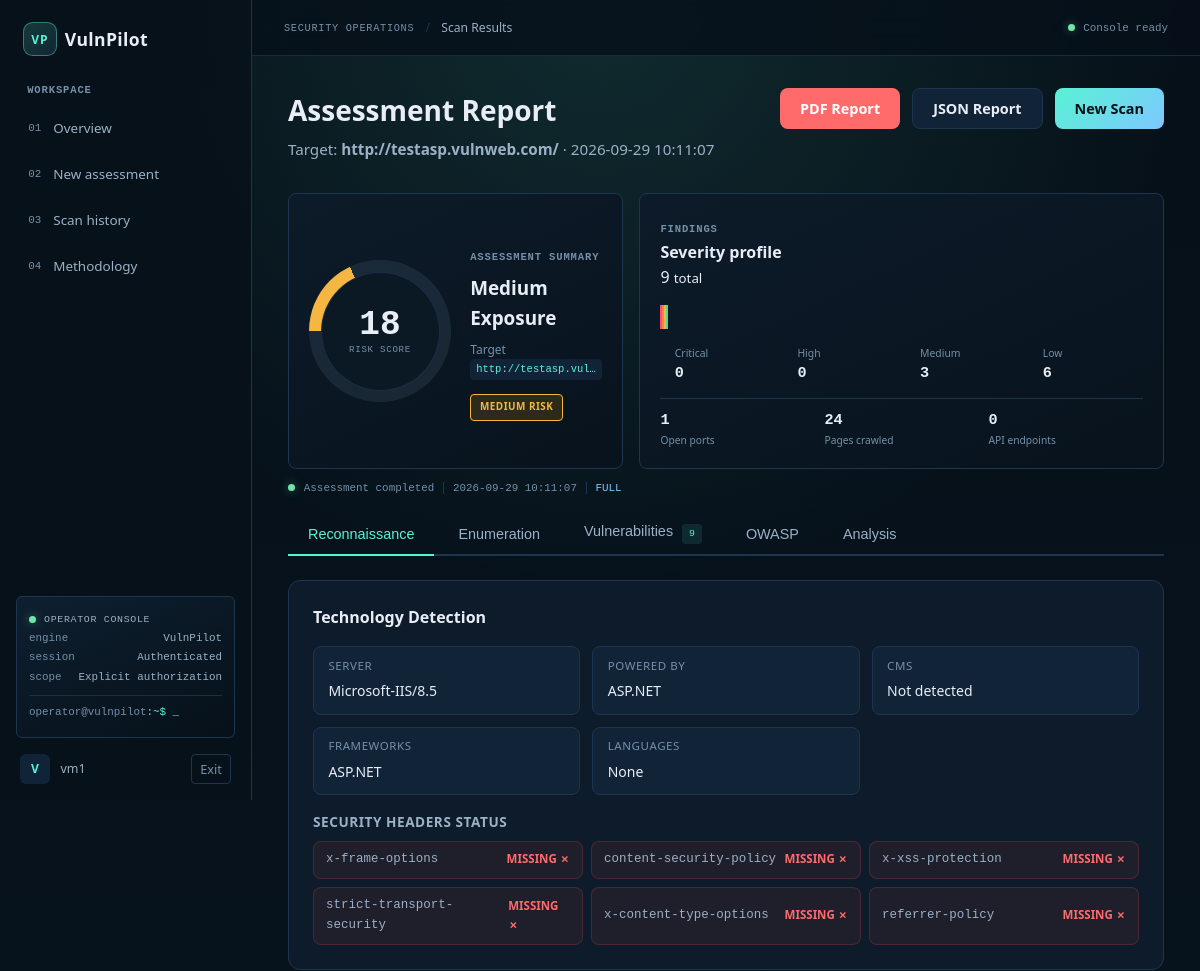
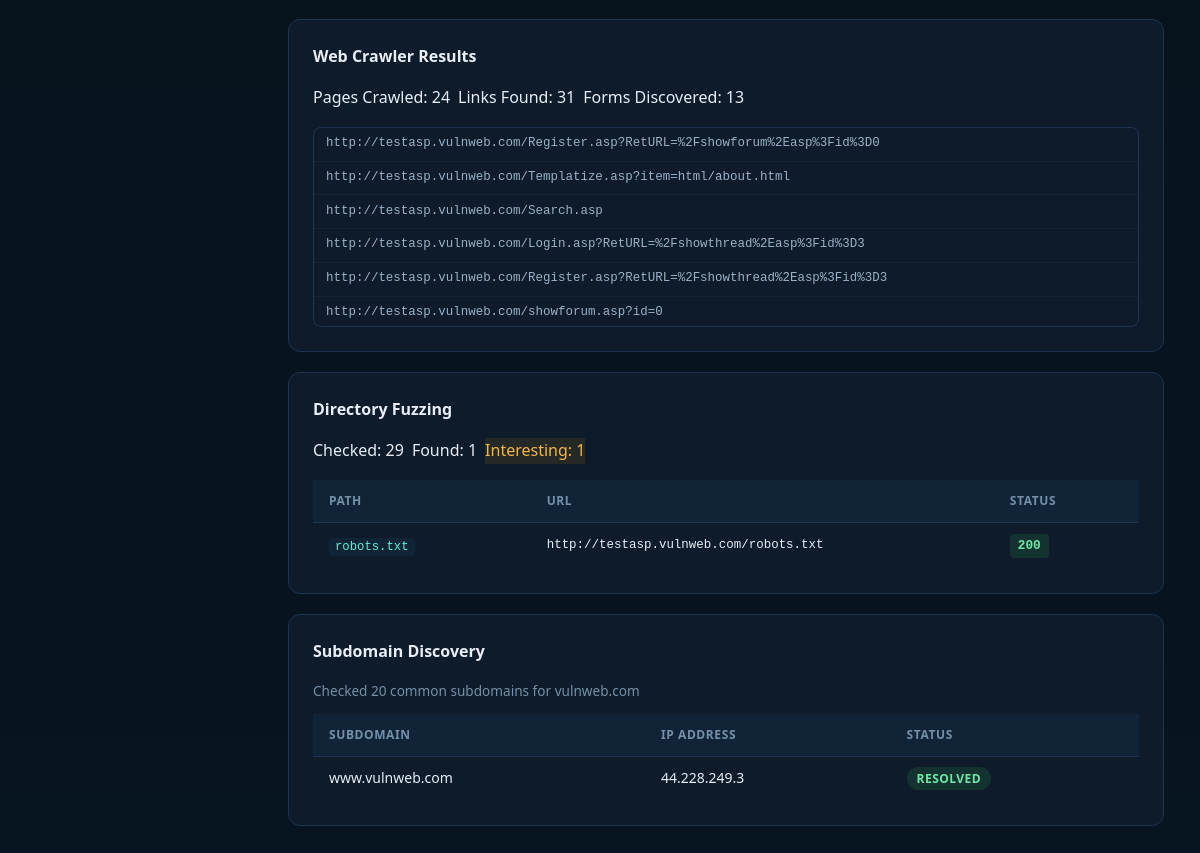
Screenshot of /scan/fe397b98-7b0f-49d2-a2c4-9207b77cdffa/results (signed in) with the database file from the repository (2 pictures, top to bottom).
### tables this page shows
CREATE TABLE scans (
                id TEXT PRIMARY KEY,
                user_id INTEGER NOT NULL,
                target TEXT NOT NULL,
                scan_type TEXT DEFAULT 'full',
                status TEXT DEFAULT 'running',
                results TEXT,
                critical_count INTEGER DEFAULT 0,
                high_count INTEGER DEFAULT 0,
                medium_count INTEGER DEFAULT 0,
                low_count INTEGER DEFAULT 0,
                created_at TIMESTAMP DEFAULT CURRENT_TIMESTAMP,
                updated_at TIMESTAMP DEFAULT CURRENT_TIMESTAMP,
                FOREIGN KEY (user_id) REFERENCES users(id)
            );

### app.py (the view)
@app.route('/scan/<scan_id>/results')
def scan_results(scan_id):
    if 'user_id' not in session:
        return redirect(url_for('login'))
    scan = db.get_scan(scan_id)
    if not scan:
        flash('Scan not found.', 'error')
        return redirect(url_for('history'))
    results = json.loads(scan['results']) if scan['results'] else {}
    return render_template('results.html', scan=scan, results=results)

### modules/database.py (called while the page is built)
    def get_conn(self):
        conn = sqlite3.connect(self.db_path)
        conn.row_factory = sqlite3.Row
        return conn

    def get_scan(self, scan_id):
        conn = self.get_conn()
        scan = conn.execute('SELECT * FROM scans WHERE id = ?', (scan_id,)).fetchone()
        conn.close()
        return dict(scan) if scan else None

### templates/results.html (shortened to what this page needs)
{% extends "base.html" %}
{% block extra_css %}
<link rel="stylesheet" href="{{ url_for('static', filename='css/results.css') }}">
{% endblock %}
{% block content %}
<div class="page-header">
    <div>
        <h1 class="page-title">Assessment Report</h1>
        <p class="page-subtitle">Target: <strong>{{ scan.target }}</strong> · {{ scan.created_at }}</p>
    </div>
    <div class="header-actions">
        <a href="{{ url_for('download_pdf', scan_id=scan.id) }}" class="btn-danger">PDF Report</a>
        <a href="{{ url_for('download_json', scan_id=scan.id) }}" class="btn-secondary">JSON Report</a>
        <a href="{{ url_for('scan') }}" class="btn-primary">New Scan</a>
    </div>
</div>
{% set analysis = results.get('analysis', {}) %}
{% set sc = analysis.get('severity_counts', {}) %}
{% set risk = analysis.get('overall_risk', 'Unknown') %}
{% set risk_score = [[analysis.get('risk_score', 0)|float, 0]|max, 100]|min %}
{% set total_findings = sc.values()|sum %}
<section class="results-overview" aria-label="Assessment risk overview">
    <div class="risk-summary-card">
        <div class="risk-gauge risk-gauge--{{ risk|lower }}" style="--score-angle: {{ risk_score * 3.6 }}deg" role="img" aria-label="Risk score {{ risk_score|round|int }} out of 100">
            <div class="risk-gauge-center"><strong>{{ risk_score|round|int }}</strong><span>RISK SCORE</span></div>
        </div>
        <div class="risk-summary-copy">
            <span class="section-kicker">ASSESSMENT SUMMARY</span>
            <h2>{{ risk }} exposure</h2>
            <p>Target <code>{{ scan.target }}</code></p>
            <span class="risk-badge risk-badge--{{ risk|lower }}">{{ risk }} risk</span>
        </div>
    </div>
    <div class="results-severity-card">
        <div class="chart-card-header">
            <div><span class="section-kicker">FINDINGS</span><h2 class="panel-title">Severity profile</h2></div>
            <span class="chart-total">{{ total_findings }} <small>total</small></span>
        </div>
        <div class="severity-stack" role="img" aria-label="{{ sc.get('Critical', 0) }} critical, {{ sc.get('High', 0) }} high, {{ sc.get('Medium', 0) }} medium, {{ sc.get('Low', 0) }} low findings">
            {% if total_findings %}
            <span class="severity-stack-segment severity-critical" style="width: {{ sc.get('Critical', 0) / total_findings * 100 }}%"></span>
            <span class="severity-stack-segment severity-high" style="width: {{ sc.get('High', 0) / total_findings * 100 }}%"></span>
            <span class="severity-stack-segment severity-medium" style="width: {{ sc.get('Medium', 0) / total_findings * 100 }}%"></span>
            <span class="severity-stack-segment severity-low" style="width: {{ sc.get('Low', 0) / total_findings * 100 }}%"></span>
            {% else %}<span class="severity-stack-empty"></span>{% endif %}
        </div>
        <div class="results-severity-grid">
            {% for level in ('Critical', 'High', 'Medium', 'Low') %}
            <div class="results-severity-item results-severity-item--{{ level|lower }}">
                <span>{{ level }}</span><strong>{{ sc.get(level, 0) }}</strong>
            </div>
            {% endfor %}
        </div>
        <div class="results-signal-row">
            <div><span>{{ results.get('ports', {}).get('open', [])|length }}</span><small>Open ports</small></div>
            <div><span>{{ results.get('crawl', {}).get('pages_crawled', 0) }}</span><small>Pages crawled</small></div>
            <div><span>{{ results.get('api', {}).get('found', [])|length }}</span><small>API endpoints</small></div>
        </div>
    </div>
</section>
<div class="results-target-line"><span class="console-indicator"></span><span>Assessment completed</span><span>{{ scan.created_at }}</span><span class="target-type">{{ scan.scan_type }}</span></div>
<div class="results-tabs">
    <button class="tab-btn active" data-tab="recon">Reconnaissance</button>
    <button class="tab-btn" data-tab="enum">Enumeration</button>
    <button class="tab-btn" data-tab="vulns">Vulnerabilities <span class="tab-count">{{ total_findings }}</span></button>
    <button class="tab-btn" data-tab="owasp">OWASP</button>
    <button class="tab-btn" data-tab="analysis">Analysis</button>
</div>
<div class="tab-content active" id="tab-recon">
    {% set tech = results.get('tech', {}) %}
    <div class="result-section">
        <h3 class="section-title">Technology Detection</h3>
        <div class="info-grid">
            <div class="info-item"><span class="info-label">Server</span><span class="info-value">{{ tech.get('server', 'Unknown') }}</span></div>
            <div class="info-item"><span class="info-label">Powered By</span><span class="info-value">{{ tech.get('powered_by', 'N/A') or 'N/A' }}</span></div>
            <div class="info-item"><span class="info-label">CMS</span><span class="info-value">{{ tech.get('cms', 'Not detected') or 'Not detected' }}</span></div>
            <div class="info-item"><span class="info-label">Frameworks</span><span class="info-value">{{ tech.get('frameworks', [])|join(', ') or 'None' }}</span></div>
            <div class="info-item"><span class="info-label">Languages</span><span class="info-value">{{ tech.get('languages', [])|join(', ') or 'None' }}</span></div>
        </div>
        {% if tech.get('interesting_headers') %}
        <h4 class="subsection-title">Security Headers Status</h4>
        <div class="headers-grid">
            {% for header, value in tech.get('interesting_headers', {}).items() %}
            <div class="header-item {% if value == 'MISSING' %}header-item--missing{% else %}header-item--present{% endif %}">
                <span class="header-name">{{ header }}</span>
                <span class="header-status">{{ 'MISSING ✗' if value == 'MISSING' else 'PRESENT ✓' }}</span>
            </div>
            {% endfor %}
        </div>
        {% endif %}
    </div>
    {% set crawl = results.get('crawl', {}) %}
    <div class="result-section">
        <h3 class="section-title">Web Crawler Results</h3>
        <div class="meta-row">
            <span class="meta-tag">Pages Crawled: {{ crawl.get('pages_crawled', 0) }}</span>
            <span class="meta-tag">Links Found: {{ crawl.get('links', [])|length }}</span>
            <span class="meta-tag">Forms Discovered: {{ crawl.get('forms', [])|length }}</span>
        </div>
        {% if crawl.get('links') %}
        <div class="scroll-list">
            {% for link in crawl.get('links', [])[:15] %}
            <div class="list-item">{{ link }}</div>
            {% endfor %}
        </div>
        {% endif %}
    </div>
    {% set dirs = results.get('dirs', {}) %}
    <div class="result-section">
        <h3 class="section-title">Directory Fuzzing</h3>
        <div class="meta-row">
            <span class="meta-tag">Checked: {{ dirs.get('total_checked', 0) }}</span>
            <span class="meta-tag">Found: {{ dirs.get('found', [])|length }}</span>
            <span class="meta-tag warning-tag">Interesting: {{ dirs.get('interesting', [])|length }}</span>
        </div>
        {% if dirs.get('interesting') %}
        <table class="data-table">
            <thead><tr><th>Path</th><th>URL</th><th>Status</th></tr></thead>
            <tbody>
                {% for d in dirs.get('interesting', []) %}
                <tr>
                    <td><code>{{ d.path }}</code></td>
                    <td class="url-cell">{{ d.url }}</td>
                    <td><span class="status-code status-{{ d.status }}">{{ d.status }}</span></td>
                </tr>
                {% endfor %}
            </tbody>
        </table>
        {% endif %}
    </div>
    {% set subs = results.get('subdomains', {}) %}
    <div class="result-section">
        <h3 class="section-title">Subdomain Discovery</h3>
        <p class="section-meta">Checked {{ subs.get('checked', 0) }} common subdomains for {{ subs.get('base_domain', '') }}</p>
        {% if subs.get('found') %}
        <table class="data-table">
            <thead><tr><th>Subdomain</th><th>IP Address</th><th>Status</th></tr></thead>
            <tbody>
                {% for s in subs.get('found', []) %}
                <tr><td>{{ s.subdomain }}</td><td>{{ s.ip }}</td><td><span class="badge badge--completed">{{ s.status }}</span></td></tr>
                {% endfor %}
            </tbody>
        </table>
        {% else %}
        <p class="muted">No subdomains resolved.</p>
        {% endif %}
    </div>
</div>
    {% set ports = results.get('ports', {}) %}
    {% set services = results.get('services', {}) %}
    {% set os = results.get('os', {}) %}
    {% set headers = results.get('headers', {}) %}
    {% set ssl = results.get('ssl', {}) %}
        {% set ssl_info = ssl.get('info', {}) %}
    {% set api = results.get('api', {}) %}
    {% set owasp = results.get('owasp', {}) %}
{% endblock %}

### static/css/main.css (style rules this page uses)
:root { --bg-primary: #07111a; --bg-secondary: #0d1b2a; --bg-tertiary: #112437; --border: #1e3550; --text-primary: #e8edf6; --text-secondary: #9bb1c7; --text-muted: #7590a9; --accent: #59f2d4; --accent-dark: #2ad1b0; --accent-strong: #7dc8ff; --success: #6ee7a8; --warning: #f7c873; --danger: #ff6b6b; --critical: #ff4d7a; --high: #ff7f50; --medium: #f5b642; --low: #58d68d; --info: #6bb8ff; --radius: 8px; --radius-lg: 12px; --shadow: 0 4px 16px rgba(0,0,0,0.4); --shadow-sm: 0 2px 8px rgba(0,0,0,0.3); --font: 'Segoe UI', system-ui, -apple-system, sans-serif; --font-mono: 'Cascadia Code', 'Fira Code', 'Consolas', monospace; --nav-height: 64px; }
*, *::before, *::after { box-sizing: border-box; margin: 0; padding: 0; }
html { scroll-behavior: smooth; }
body { font-family: var(--font); background: radial-gradient(circle at top, rgba(89, 242, 212, 0.12), transparent 30%), linear-gradient(180deg, #061018 0%, #071421 100%); color: var(--text-primary); min-height: 100vh; line-height: 1.6; }
a { color: var(--accent); text-decoration: none; }
code { font-family: var(--font-mono); background: var(--bg-tertiary); padding: 2px 6px; border-radius: 4px; font-size: 0.875em; color: var(--accent); }
.sidebar-section-label, .section-kicker { color: var(--text-muted); font-family: var(--font-mono); font-size: 0.66rem; font-weight: 700; letter-spacing: 0.08em; }
.console-indicator { display: inline-block; width: 7px; height: 7px; border-radius: 50%; background: var(--success); box-shadow: 0 0 10px rgba(110,231,168,0.45); }
.page-header { display: flex; align-items: flex-start; justify-content: space-between; margin-bottom: 2rem; flex-wrap: wrap; gap: 1rem; }
.page-title { font-size: 1.75rem; font-weight: 700; color: var(--text-primary); }
.page-subtitle { color: var(--text-secondary); font-size: 0.95rem; margin-top: 0.25rem; }
.btn-primary { display: inline-flex; align-items: center; gap: 0.5rem; padding: 0.5rem 1.25rem; background: linear-gradient(135deg, var(--accent), var(--accent-strong)); color: #041118; border: none; border-radius: var(--radius); font-size: 0.9rem; font-weight: 600; cursor: pointer; transition: background 0.15s, transform 0.1s; text-decoration: none; }
.btn-secondary { display: inline-flex; align-items: center; gap: 0.5rem; padding: 0.5rem 1.25rem; background: var(--bg-tertiary); color: var(--text-primary); border: 1px solid var(--border); border-radius: var(--radius); font-size: 0.9rem; font-weight: 600; cursor: pointer; transition: background 0.15s; text-decoration: none; }
.btn-danger { display: inline-flex; align-items: center; gap: 0.5rem; padding: 0.5rem 1.25rem; background: var(--danger); color: white; border: none; border-radius: var(--radius); font-size: 0.9rem; font-weight: 600; cursor: pointer; text-decoration: none; transition: opacity 0.15s; }
.panel-title { font-size: 1rem; font-weight: 600; color: var(--text-primary); }
.badge { display: inline-block; padding: 2px 10px; border-radius: 20px; font-size: 0.75rem; font-weight: 600; text-transform: uppercase; letter-spacing: 0.04em; }
.badge--completed { background: rgba(63,185,80,0.15); color: var(--success); }
.severity-critical { background: rgba(255,0,64,0.2); color: var(--critical); border: 1px solid var(--critical); }
.severity-high { background: rgba(255,107,53,0.2); color: var(--high); border: 1px solid var(--high); }
.severity-medium { background: rgba(240,165,0,0.2); color: var(--medium); border: 1px solid var(--medium); }
.severity-low { background: rgba(63,185,80,0.2); color: var(--low); border: 1px solid var(--low); }
.data-table { width: 100%; border-collapse: collapse; font-size: 0.875rem; }
.data-table th { padding: 0.7rem 1rem; text-align: left; font-size: 0.75rem; font-weight: 600; color: var(--text-muted); text-transform: uppercase; letter-spacing: 0.05em; background: var(--bg-tertiary); border-bottom: 1px solid var(--border); }
.data-table td { padding: 0.65rem 1rem; border-bottom: 1px solid rgba(48,54,61,0.5); color: var(--text-primary); vertical-align: middle; }
.data-table tr:last-child td { border-bottom: none; }
.status-code { display: inline-block; padding: 2px 8px; border-radius: 4px; font-family: var(--font-mono); font-size: 0.8rem; font-weight: 600; }
.status-200 { background: rgba(63,185,80,0.15); color: var(--success); }

### rows the page displays
scans: target "http://testasp.vulnweb.com/", created_at "2026-09-29 10:11:07", target "http://testasp.vul…", scan_type "FULL"

### other values shown
{{ session.username[:1]|upper }} "V"
{{ session.username }} "vm1"
{{ request.endpoint|replace('_', ' ')|title }} "Scan Results"
{{ risk_score|round|int }} "18"
{{ risk }} "Medium"
{{ risk }} "MEDIUM"
{{ total_findings }} "9"
{{ level }} "Critical" "High" "Medium" "Low"
{{ sc.get(level, 0) }} "0" "0" "3" "6"
{{ results.get('ports', {}).get('open', [])|length }} "1"
{{ results.get('crawl', {}).get('pages_crawled', 0) }} "24"
{{ results.get('api', {}).get('found', [])|length }} "0"
{{ tech.get('server', 'Unknown') }} "Microsoft-IIS/8.5"
{{ tech.get('powered_by', 'N/A') or 'N/A' }} "ASP.NET"
{{ tech.get('cms', 'Not detected') or 'Not detected' }} "Not detected"
